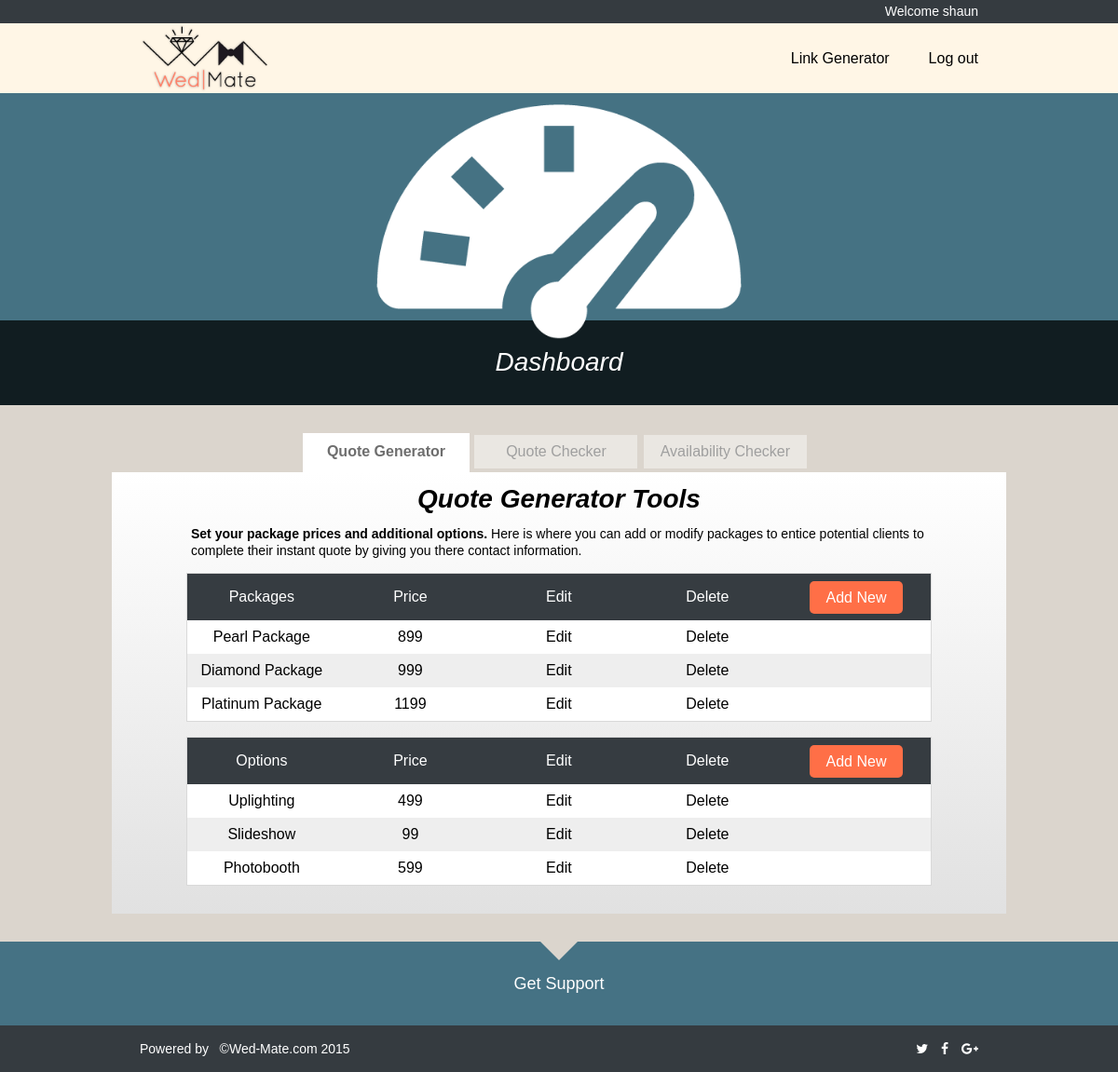
The app's page /dashboard.php (signed in) with its own data.
### tables this page shows
CREATE TABLE `packages` (
  `id` int(11) unsigned NOT NULL AUTO_INCREMENT,
  `packageName` text,
  `packageHours` int(11) DEFAULT NULL,
  `packagePrice` int(11) DEFAULT NULL,
  `overRate` int(11) DEFAULT NULL,
  `packageDeposit` int(11) DEFAULT NULL,
  `packageDesc` text,
  `packageCreator` int(11) DEFAULT NULL,
  PRIMARY KEY (`id`),
  KEY `packageCreator` (`packageCreator`)
);

CREATE TABLE `options` (
  `id` int(11) unsigned NOT NULL AUTO_INCREMENT,
  `optionName` text,
  `optionPrice` int(11) DEFAULT NULL,
  `optionDesc` text,
  `optionCreator` int(11) DEFAULT NULL,
  PRIMARY KEY (`id`),
  KEY `optionCreator` (`optionCreator`)
);

### dashboard.php (the view, shortened to what this page needs)
<?php
	require_once('db_con.php');
	$packagesSql = 'SELECT * FROM packages
			WHERE packageCreator ='.$_SESSION['id'];
	$results = $db->query($packagesSql);
	$packages = $results->fetchAll(PDO::FETCH_ASSOC);
	$optionsSql = 'SELECT * FROM options
			WHERE optionCreator ='.$_SESSION['id'];
	$results = $db->query($optionsSql);
	$options = $results->fetchAll(PDO::FETCH_ASSOC);
?>
<!DOCTYPE HTML>
<html>
<head>
	<link rel="stylesheet" href="css/normalize.css">
	<link rel="stylesheet" type="text/css" href="css/zabuto_calendar.css">
	<link rel="stylesheet" href="css/style.css">
	<link href="//netdna.bootstrapcdn.com/font-awesome/4.0.3/css/font-awesome.min.css" rel="stylesheet">
</head>
<body>
<main>
	<div>
		<nav>
			<ul>
				<?php echo "<li>Welcome {$_SESSION['username']}</li>"
				?>
			</ul>
		</nav>
	</div>
	<header>
		<div class="container">
			<h1>
				<a href="index.php">
					<img src="images/webMateLogo/WedMate_Logo_186x100.png" alt="Wed-Mate Event Assitant Logo" height="75">
				</a>
			</h1>
			<nav>
				<ul>
					<li><a href="link-gen.php" class="modal-window" id="link-gen">Link Generator</a></li>
					<li><a id="logOut" href="logout.php">Log out</a></li>
				</ul>
			</nav>
		</div>
	</header>
	<section id="featureDash">
		<p class="container"></p>
		<div id="featOverlayDash">
			<div class="container">
				<h2>Dashboard</h2>
			</div>
		</div>
	</section>
	<section>
		<div id="tab-wrapper">
				<ul id="tabs">
					<li class="active">Quote Generator</li>
					<li>Quote Checker</li>
					<li>Availability Checker</li>
				</ul>
				<div id="tab-content">
					<div>
						<section>
							<h2>Quote Generator Tools</h2>
							<p><strong>Set your package prices and additional options.</strong> Here is where you can add or modify packages to entice potential clients to complete their instant quote by giving you there contact information.</p>
							<table>
							  <tr>
							    <th>Packages</th>
							    <th>Price</th>
							    <th>Edit</th>
							    <th>Delete</th>
							    <th><a href="#add" class="modal-window" id="new-package">Add New</a></th>
							  </tr>
							  <?php
							  	foreach ($packages as $package) {
								  	echo
								  '<tr>
								    <td>'.$package["packageName"].'</td>
								    <td>'.$package["packagePrice"].'</td>
								    <td><a class="update" href="update-package.php?id='.$package['id'].'">Edit</a></td>
								    <td><a class="delete" href="delete-package.php?id='.$package['id'].'">Delete</a></td>
								    <td></td>
								 </tr>'; }
							  ?>
							</table>
							<br>
							<table id="t01">
							 <tr>
							    <th>Options</th>
							    <th>Price</th>
							    <th>Edit</th>
							    <th>Delete</th>
							    <th><a href="#add" class="modal-window" id="new-option">Add New</a></th>
							  </tr>
							  <?php
							  	foreach ($options as $option) {
								  	echo
								  '<tr>
								    <td>'.$option["optionName"].'</td>
								    <td>'.$option["optionPrice"].'</td>
								    <td><a class="update" href="update-option.php?id='.$option['id'].'">Edit</a></td>
								    <td><a class="delete" href="delete-option.php?id='.$option['id'].'">Delete</a></td>
								    <td></td>
								 </tr>'; }
							  ?>
							</table>
						</section>
					</div>
				</div>
		</div>
	</section>
	<a href="contact.php"><section id="subfooter" class="arrow_box">
		<h4>Get Support</h4>
	</section></a>
</main>
	<footer>
		<div class="container">
			<p>Powered by &nbsp; &copy;<a href="index.php">Wed-Mate.com 2015</a> </p>
			<p id="social">
				<a href="twitter.com"><i class="fa fa-twitter"></i></a>
				<a href="facebook.com"><i class="fa fa-facebook"></i></a>
				<a href="google.com"><i class="fa fa-google-plus"></i></a>
			</p>
		</div>
	</footer>
</body>
</html>

### css/style.css (style rules this page uses)
html, body { height: 100%; }
main { min-height: 100%; margin-bottom: -50px; }
main:after { content: ""; display: block; }
h2 { font-size: 1.75em; font-style: italic; }
p { font-size: 0.875em; line-height: 1.25em; }
.container { width: 960px; margin: 0 auto; overflow: hidden; }
body { background: #dbd5cd; font-family: arial; }
main > div:first-child { background: #353b40; height: 25px; width: 100%; }
main > div:first-child ul { list-style: none; margin: 0 auto; overflow: hidden; float: right; }
main > div:first-child ul li { color: white; font-size: .875em; line-height: 25px; float: left; }
main > div:first-child ul li:last-child, main header > div:first-child ul li:last-child { margin-right: 30px; }
main nav:first-child { display: block; width: 960px; margin: 0 auto; }
main > header { position: relative; height: 75px; margin: 0; background: #FFF6E6; }
main > header h1 { float: left; padding-left: 30px; }
header nav ul { float: right; }
header nav ul li { float: left; line-height: 75px; }
header nav a { display: inline-block; padding:0px 0px 0px 42px; }
#featureDash { position: relative; height: 335px; width: 100%; background-color: #457283; }
#featureDash p { height: 335px; background: url(../images/flaticonPNGFiles/dashboard-512.png)no-repeat; background-position: 50% 85%; background-size: 420px 420px; position: relative; z-index: 1; }
#featureDash h2 { text-align: center; line-height: 90px; }
#featOverlayDash { width: 100%; height: 91px; color: white; margin-top: -91px; background: rgba(0, 0, 0, .75); }
#tabs { width: 550px; margin: 30px auto 0 auto; }
#tabs li.active { height: 20px; background: white; border-bottom: none; font-weight: 800; color: #6e6e6e; border-top: 2px solid white; border-left: 2px solid white; border-right: 2px solid white; }
#tabs li { display: inline-block; width: 155px; padding: 10px; text-align: center; background: rgba(255, 255, 255, 0.42); border: 1px solid #dbd5cd; color: #9f9f9f; }
#tab-content { width: 960px; min-height: 400px; margin: 0px auto 30px auto; background: -webkit-linear-gradient(#ffffff 0%, #e1e1e1 100%); }
#tab-content > div { width: 800px; margin: 0 auto; padding-bottom: 30px; }
#tab-content h2 { text-align: center; padding: 15px; font-weight: 800; }
#tab-content p { padding: 0 5px 15px 5px; }
table { width: 100%; border: 1px solid #d9d9d9; }
th { background: #363c41; width: 160px; color: white; padding: 0; height: 50px; vertical-align: middle; }
th a { font-weight: 400; float: right; margin-right: 30px; width: 100px; height: 35px; line-height: 35px; text-align: center; background: #ff6f47; border-radius: 5px; }
td { padding: 10px; text-align: center; }
table tr:nth-child(odd) { background-color: #eee; }
table tr:nth-child(even) { background-color:#fff; }
.arrow_box { position: relative; background: #dbd5cd; }
.arrow_box:after, .arrow_box:before { top: 0%; left: 50%; border: solid transparent; content: " "; height: 0; width: 0; position: absolute; }
.arrow_box:after { border-color: rgba(219, 213, 205, 0); border-top-color: #dbd5cd; border-width: 20px; margin-left: -20px; }
#subfooter { color: white; text-align: center; margin-top: 30px; background: #457284; height: 90px; width: 100%; }
#subfooter h4 { font-size: 1.125em; line-height: 90px; }
footer { height: 50px; width: 100%; background: #353b40; }
main:after { height: 50px; background: #dbd5cd; }
footer p { color: white; line-height: 50px; }
#social { height: 50px; }
#social a { margin-left: 10px; }
footer p:nth-child(1) { margin-left: 30px; float: left; }
footer p:nth-child(2) { margin-right: 30px; float: right; }

### records on screen
packages: packageName "Pearl Package", packagePrice "899"
packages: packageName "Diamond Package", packagePrice "999"
packages: packageName "Platinum Package", packagePrice "1199"
options: optionName "Uplighting", optionPrice "499"
options: optionName "Slideshow", optionPrice "99"
options: optionName "Photobooth", optionPrice "599"

### other values on screen
$_SESSION['username'] "shaun"
